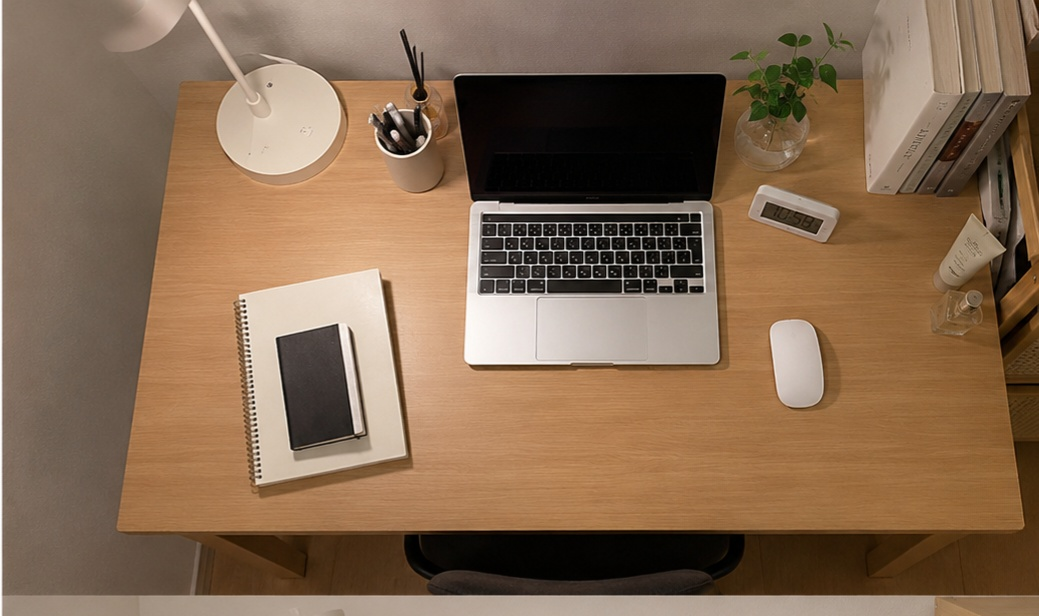
#> input picture ai-server v2/data/test/desk_top_image2.jpg, 1039 x 616 px; its folder holds only this picture in this run
$ python -i composite.py   (imports and definitions only)
#> lines starting #> are read from the running program, lines starting #| are printed output that depends on the picture; after the words box and inside, x2 and y2 are one past the last pixel; in counts of white or black regions, pixels touching at a corner belong together
#> further down, picture is the input picture: PIL image 1039x616 RGB; mean R, G, B 133.2, 106, 81.6
import json
from pathlib import Path

import cv2
import numpy as np
from PIL import Image

from .config import (
    _CV_CAT_MAX_SCALE, _CATEGORY_DIMS_MM,
    _FRONT_HEIGHT_RATIO, _DESK_W_RATIO,
    _CONTACT_Y_OFFSET,
)
from .utils import normalize_category


def has_meaningful_alpha(img: Image.Image) -> bool:
    if img.mode != "RGBA":
        return False
    alpha = np.array(img.getchannel("A"))
#> alpha: shape (616, 1039); every value is 255
    return alpha.min() < 250


def make_white_bg_transparent(
    img: Image.Image,
    threshold: int = 245,
    feather: int = 4,
) -> Image.Image:
#> called with threshold = 245, feather = 4
    rgba = img.convert("RGBA")
    arr  = np.array(rgba)
    rgb  = arr[:, :, :3]
    white = (
        (rgb[:, :, 0] >= threshold) &
        (rgb[:, :, 1] >= threshold) &
        (rgb[:, :, 2] >= threshold)
    )
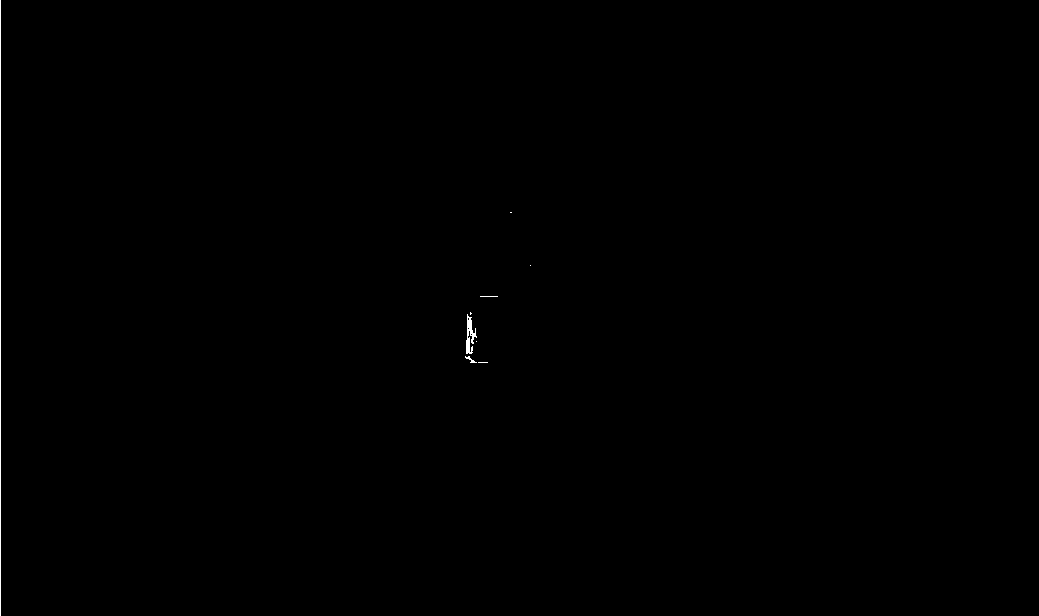
#> white: shape (616, 1039) bool; 0.14% white in thin lines or dots, all inside (x1, y1, x2, y2) = (0, 0, 531, 616)
    mask = white.astype(np.uint8) * 255
    h, w = mask.shape
#> h = 616; w = 1039
    flood   = mask.copy()
    ff_mask = np.zeros((h + 2, w + 2), np.uint8)
    for sx, sy in [(0, 0), (w - 1, 0), (0, h - 1), (w - 1, h - 1)]:
        if flood[sy, sx] > 0:
            cv2.floodFill(flood, ff_mask, (sx, sy), 128)
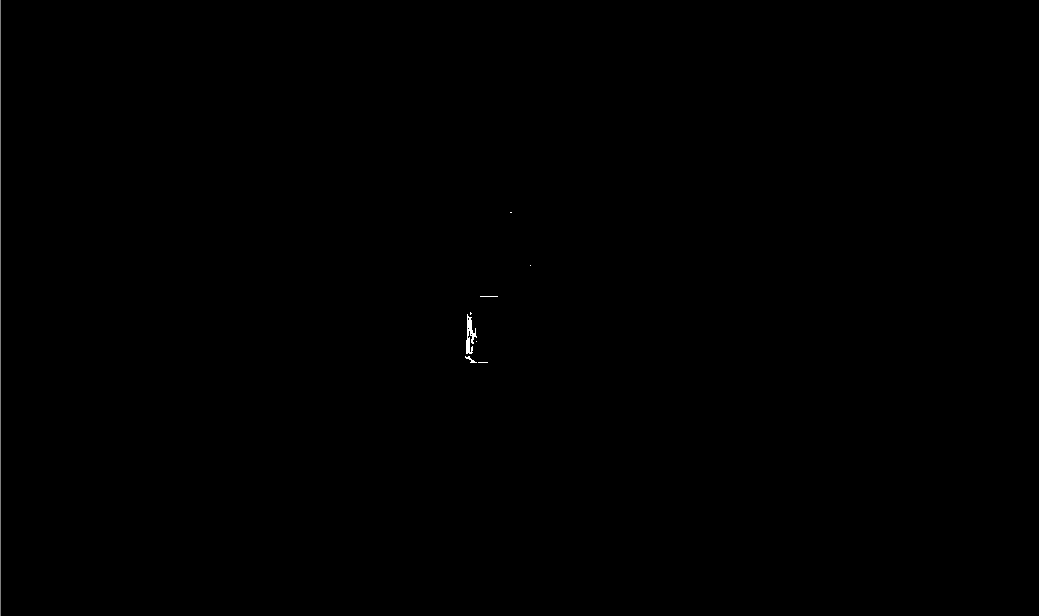
#> flood: shape (616, 1039); min 0, max 255, mean 0.2
    bg    = flood == 128
#> bg: shape (616, 1039) bool; 0.1% white in thin lines or dots, all inside (x1, y1, x2, y2) = (0, 0, 1, 616)
    alpha = arr[:, :, 3]
    alpha[bg] = 0
    if feather > 0:
        alpha = cv2.GaussianBlur(alpha, (feather * 2 + 1, feather * 2 + 1), 0)
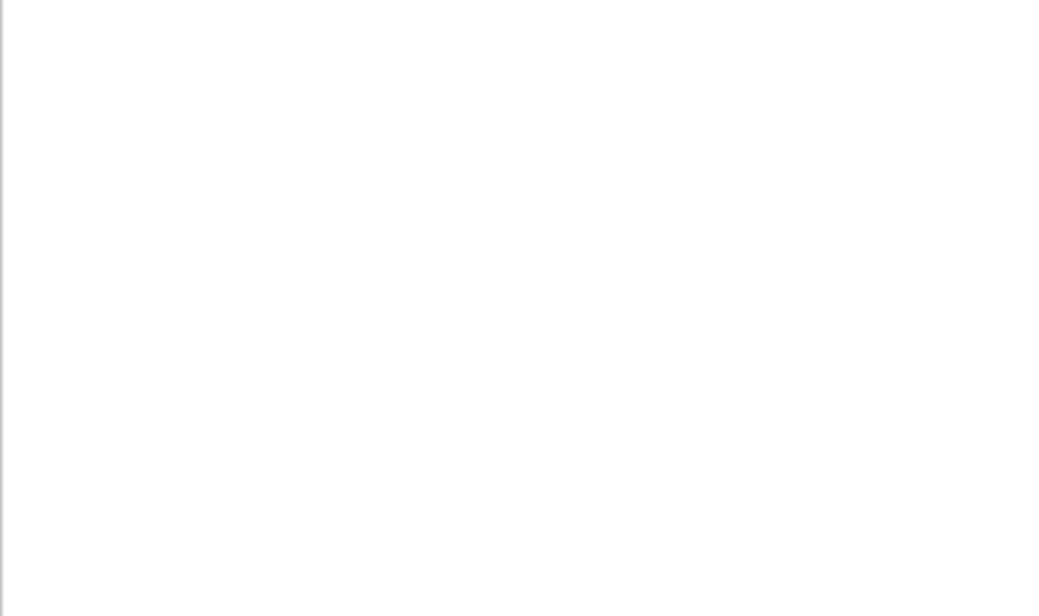
#> alpha: shape (616, 1039); min 195, max 255, mean 254.8
    arr[:, :, 3] = alpha
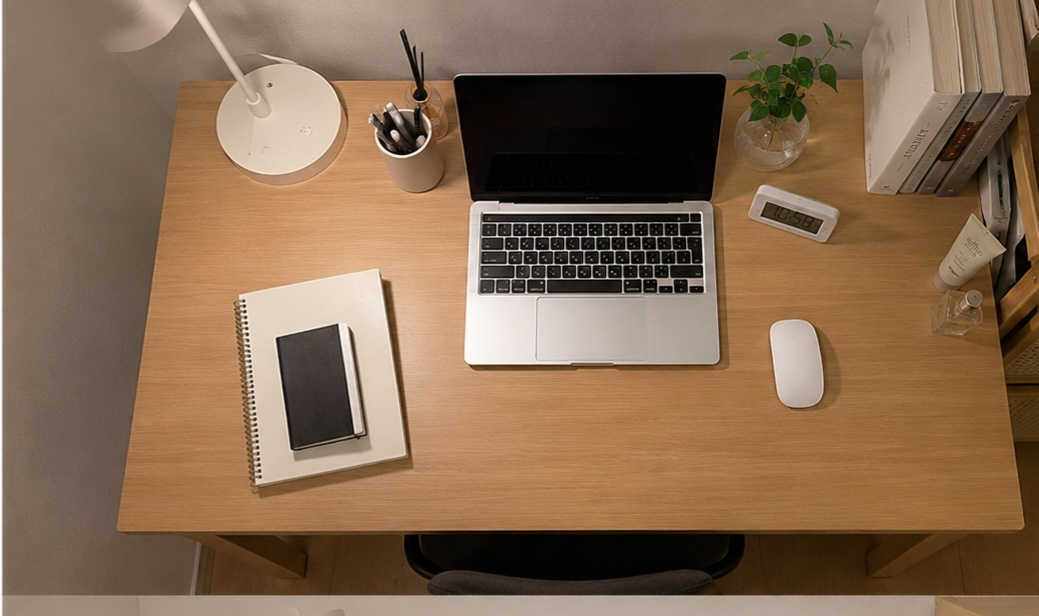
#> arr: shape (616, 1039, 4); mean R, G, B, A 133.2, 106, 81.6, 254.8; transparent parts drawn white
    return Image.fromarray(arr)


def _tight_crop_rgba(img: Image.Image, padding: int = 4) -> Image.Image:
#> called with padding = 4
    alpha = np.array(img.getchannel("A"))
    rows  = np.any(alpha > 10, axis=1)
    cols  = np.any(alpha > 10, axis=0)
    if not rows.any():
        return img
    rmin, rmax = np.where(rows)[0][[0, -1]]
#> rmin = 0; rmax = 615
    cmin, cmax = np.where(cols)[0][[0, -1]]
#> cmin = 0; cmax = 1038
    h, w = alpha.shape
#> h = 616; w = 1039
    rmin = max(0, rmin - padding)
    rmax = min(h - 1, rmax + padding)
    cmin = max(0, cmin - padding)
    cmax = min(w - 1, cmax + padding)
    return img.crop((cmin, rmin, cmax + 1, rmax + 1))


def prepare_product_image_for_composite(img: Image.Image) -> Image.Image:
    rgba   = img.convert("RGBA")
    result = rgba if has_meaningful_alpha(rgba) else make_white_bg_transparent(rgba)
    return _tight_crop_rgba(result)


# [308 lines left out: functions composite_product_simple, composite_one_with_silhouette, _add_shadows, _detect_desk_bbox, _calc_regions, not called in this run]

>>> from PIL import Image
>>> picture = Image.open('../data/test/desk_top_image2.jpg')
>>> result = prepare_product_image_for_composite(picture)
